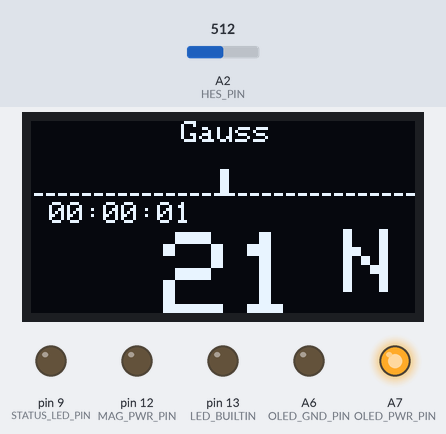
Recording of a sketch running on a simulated Teensy 4. Shown: 128×64 one-colour display, output pins drawn as LEDs (lit = HIGH). Inputs (shaded band) come from the test bench; at power-on: A2 (HES_PIN) = 512 (analog values on the 0–1023 scale). What the sketch prints to the serial monitor is not drawn.

Above: at 2.7 s.
2.8 s: A2 (HES_PIN) set to 536
At 4.5 s:
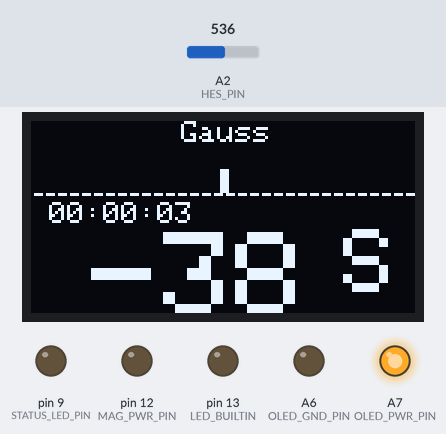
5.8 s: A2 (HES_PIN) set to 990
At 7.5 s:
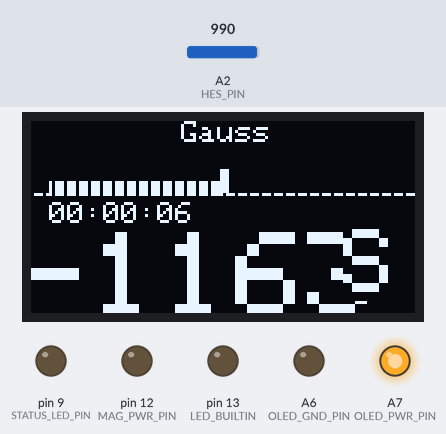
8.2 s: A2 (HES_PIN) set to 1021
At 9.5 s:
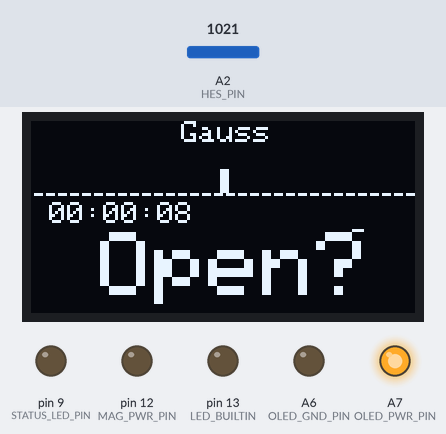
11.2 s: A2 (HES_PIN) set to 306
At 12.5 s:
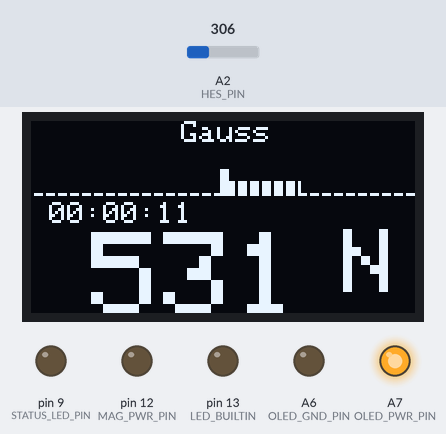
Timing chart, 0 to 13.8 s (numbered marks = the images above; inputs shaded):
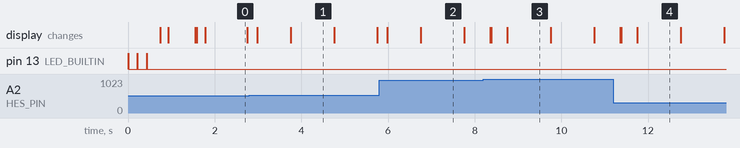

The sketch:

ds_gaussMeter.ino
```cpp
/*  @name make a gaussmeter from a linear Hall-Effect Sensor, analog out
    @description Usethe Allegro A1308 1.3mV/G lowest sensitivity available for highest flux range
                 Uses the Teensy 3.2 and 128x64 I2C OLED
    todo:
        add a button input for user to zero the offset
        add a photo of device and a schematic to git repo
*/

#ifndef ARDUINO_H
#include <arduino.h>
#endif
#ifndef SPI_H
#include <SPI.h>
#endif
#ifndef WIRE_H
#include <Wire.h>
#endif

#include <Adafruit_GFX.h>       // https://learn.adafruit.com/adafruit-gfx-graphics-library/graphics-primitives
#include <Adafruit_SSD1306.h>   // OLED display
// printing shortcuts
#define P   Serial.print
#define Pf  Serial.printf
#define Pln Serial.println

/////////////////////////////// User Settings //////////////////////////////////////////////////
const String   TITLE         = "Gauss Meter";
const String   VERSION_NUM   = "v1.2.2";    // removed unused code
const uint16_t LED_INTERVAL  = 1000;
const uint16_t HES_INTERVAL  = 5;           // fast output rate to capture changing field
const uint16_t OLED_INTERVAL = 200;
const bool     CONSOLE_FLAG  = 1;           // Route readings to standard output port
const bool     OLED_TIME_FLAG = 1;          // include elapsed time on oled screen
const bool     TESLA_UNITS_FLAG = 0;        // Gauss/Teslas
////////////////////////////////////////////////////////////////////////////////////////////////

const uint8_t HES_PIN        = A2;          // IN  analog Hall Effect Sensor
const uint8_t STATUS_LED_PIN =  9;          // OUT PWM
const uint8_t OLED_RESET_PIN = -1;          // none on board
const uint8_t MAG_PWR_PIN    = 12;
const uint8_t OLED_PWR_PIN   = 21;          // powered from adjacent I/O pins for easy mounting
const uint8_t OLED_GND_PIN   = 20;          //    "

// font sizes
const uint8_t SMALL  = 1;
const uint8_t MED    = 2;
const uint8_t LARGE  = 3;
const uint8_t XLARGE = 4;

const uint16_t status_led_flash_duration = 12;
const uint16_t ADC_MAX_VAL = 16;            // number of bits
const float    HES_SENSITIVITY = 1.3e-3;    // PN A1308:1.3mV/G
const float    G_scale = -1 * 1 / HES_SENSITIVITY; // polarity and sensor's sensitivity
const float    ofst = (42-21) * HES_SENSITIVITY; // observed for each sensor
const float    V_ref = 3.297;
const float    alpha = 0.70;                // filter smoothing factor

char msg[40];                               // container for print strings
char pole[2];
String units_string = "";

uint32_t total_sec = 0;                     // 136 yrs worth of seconds

elapsedMillis since_sec     = 0;            // ms to count a sec
elapsedMillis since_hes     = 0;
elapsedMillis since_oled    = 0;
elapsedMillis since_led     = 0;

Adafruit_SSD1306 display(128, 64, &Wire, OLED_RESET_PIN);   // create instance

///
void setup() {
    pinMode(OLED_GND_PIN, OUTPUT);
    pinMode(OLED_PWR_PIN, OUTPUT);
    digitalWrite(OLED_GND_PIN, 0);
    digitalWrite(OLED_PWR_PIN, 1);
    initializeStuff();                      // IO pin states, serial comm
    readHES(HES_PIN);                       // stabilize initial reading
    delay(200);
}

///
void loop() {
    static float V;                                 // Voltage
    static float V_prev = 0;                        // keep for 1st order filter
    static float G;                                 // flux (Gauss)
    float T;                                        // flux (Tesla)
    if (since_hes >= HES_INTERVAL) {                // make flux measurement
        since_hes = 0;

        uint16_t adc = analogRead(HES_PIN);         // read Hall-effect sensor with ADC
        V = V_ref * (float)adc / pow(2, ADC_MAX_VAL);  // convert to voltage
        V = V * alpha + V_prev * (1 - alpha);       // filter it
        V_prev = V;

        G = G_scale * (V - (V_ref / 2) - ofst);     // mid value is 0 flux; North = positive
        if (abs(G) < 2.0)
            G = 0.0001;                             // ignore small fluctuations near zero
        T = G/10000;

        if (TESLA_UNITS_FLAG == 0)
            Pf("  %5.1f G \n", G);                  // print in Gauss units
        else
            Pf("  %5.1f mT \n", 1000*T);            // print in mT units
    }

    if (since_oled >= OLED_INTERVAL) {              // update OLED screen
        since_oled = 0;
        oledUpdateValue(G);
    }

    if (since_sec >= 1000) {
        since_sec = 0;
        total_sec ++;
        uint16_t sec  = total_sec % 60;
        uint16_t hour = total_sec / 3600;
        uint16_t min  = (total_sec % 3600)/60;
        if (OLED_TIME_FLAG) {                       // display elapsed time since power-up
            display.setTextSize(SMALL);
            display.setCursor(0, 27);
            sprintf(msg, " %02d:%02d:%02d", hour, min, sec);
            display.print(msg);
        }
    }
}   // end of loop


/* Functions */

/// read hall effect sensor
float readHES(byte addr) {
    byte N = 8;                     // read N times
    int t  = 200;                   // delay between reads
    uint16_t adc = readADC(addr, N, t);
    return (float)adc;
}

/// read from internal ADC
uint16_t readADC(byte addr, byte N, int t) {
    uint32_t adc = 0;
    for (int i = 0; i < N; i++) {
        adc += analogRead(addr);
        delayMicroseconds(t);
    }
    adc /= N;
    return (uint16_t)adc;
}

///
void oledUpdateValue( float G) {
// read flux
// a high value means open probe
// use global units flag to convert to Tesla if set
    pole[1] = '\0';                             // display N or S
    // print Gauss value
    display.setTextSize(XLARGE);
    display.setCursor(-4, 37);

    if (abs(G) < 1200) {                        // high value
        oledDrawBarGraph(G);
        if (TESLA_UNITS_FLAG == 0)
            sprintf(msg, "%4.0f ", G);
        else
            sprintf(msg, "%5.1f mT", 1000*(G/10000));
        display.print(msg);
        display.setTextSize(LARGE);
        display.setCursor(104, 36);             // on bottom row of pixels
        // print the pole (negative = South)
        if (abs(G) <= 2.0)  pole[0] = ' ';
        else if (G > 0)     pole[0] = 'N';
        else if (G < 0)     pole[0] = 'S';
        display.print(pole);
    }
    else {              // a high value with a pulldn resistor indicates probe not connected
        oledDrawBarGraph(0);
        sprintf(msg, "     ");                  // erase prev value
        display.print(msg);
        display.setTextSize(LARGE);
        display.setCursor(5, 37);
        sprintf(msg, " Open?   ");
        display.print(msg);
        display.setCursor(111, 36);             // on bottom row of pixels
        pole[0] = ' ';
        display.print(pole);
    }
    display.display();                          // update the screen
}

///
void oledDrawBarGraph(int val) {
    byte SCRN_W = 128;
    byte SCRN_W2 = SCRN_W / 2;
    byte TOP = 20;
    byte HT  = 5;
    // scale bar width to max Gauss range
    int w = map(int(abs(val)), 1, (V_ref/2 / HES_SENSITIVITY), 0, SCRN_W2); // ~ +-1200G
    display.fillRect(0, TOP, SCRN_W, HT - 0, 0);                // blank the rows
    for (int i = 0; i < SCRN_W; i++) {
        display.drawLine(i, TOP + HT - 1, i, TOP + HT - 1, (i % 4 > 0)); // draw H axis
    }
    display.fillRect(SCRN_W2 - 1, TOP - 4, 3, HT + 3,  1);        // center mark
    // draw a bunch of short vertical lines to make bar graph
    if (val >= 0) { // NORTH
        for (int i = 0; i < w; i++) {
            display.drawLine(i + SCRN_W2, TOP, i + SCRN_W2, TOP + HT - 1, (i == 0 || i % 4 > 0));
        }
    }
    else {          // SOUTH
        // for (int i = w; i=0; i--) {
        for (int i = 0; i < w; i++) {
            display.drawLine(SCRN_W2 - i - 1, TOP, SCRN_W2 - i - 1, TOP + HT - 1, (i == 0 || i % 4 > 0));
        }
    }
    display.display();
}

/// LED indicates program has started
void splashLED(uint8_t pin, uint8_t n) {
    for (uint8_t i = 0; i < n; i++) {
        digitalWriteFast(pin, 1);
        delay(15);
        digitalWriteFast(pin, 0);
        delay(200);
    }
    delay(100);
}

///
void initOled() {
    // oled setup
    // SSD1306_SWITCHCAPVCC = generate display voltage from 3.3V internally
    if (!display.begin(SSD1306_SWITCHCAPVCC, 0x3C)) { // Address 0x3C for 128x32
        delay(800);
        Serial.println(F("OLED:   SSD1306 allocation failed."));
    }
    else
        Serial.println("OLED:   initialized");
    display.setTextWrap(false);
    display.setTextColor(WHITE, BLACK);
    display.clearDisplay();
    display.display();
    delay(100);
}

///
void initializeStuff() {
    pinMode(STATUS_LED_PIN, OUTPUT);
    pinMode(LED_BUILTIN, OUTPUT);
    pinMode(MAG_PWR_PIN, OUTPUT);
    // set matching resolutions for ADC & DAC
    analogReadResolution(ADC_MAX_VAL);     // actual ADC resolution is 10 on T3.2
    analogWriteResolution(ADC_MAX_VAL);    // actual internal DAC is 12 on T3.2
    // set faster PWM clock                   https://www.pjrc.com/teensy/td_pulse.html
    analogWriteFrequency(4, 93750 );       // Hz (much faster clock to avoid flickering or audio whine
    analogWriteResolution(8);              // analogWrite value 0 to 2^N-1, or 2^N for steady ON

    if (TESLA_UNITS_FLAG == 0) units_string = " Gauss";
    else units_string = "mTeslas";
    splashLED(LED_BUILTIN, 3);
    // set up OLED display
    initOled();
    // print title and version
    display.setTextSize(MED);
    display.setCursor(0, 0);
    display.print(TITLE);
    display.setCursor(24, 32);
    display.print(VERSION_NUM);
    display.display();
    delay(400);
    display.clearDisplay();
    display.setTextSize(SMALL);
    display.setCursor(44, 0);               // meter display title
    display.print(units_string);

    // initialize console Serial port
    Serial.begin(115200);
    while (!Serial && (millis() < 5000)) {} // include timeout if print console isn't opened
    P(F("USB Serial port initialized.\n"));

    // print configuration
    P("Version:     ");
    Pln(VERSION_NUM);
    Pf("Sensitivity: %3.1fmV/G\n", 1000*HES_SENSITIVITY);
    Pf("G_scale:     %5.1f \n", G_scale);
    Pf("Offset:      %5.3fV\n", ofst);
    Pf("V_ref:       %5.3fV\n", V_ref);
    P ("Units:       ");
    Pln(units_string);
}

/// EOF
```

Measured:
- the behaviour switches between 521 and 522 on A2 (HES_PIN) (found by bisection; images 0 and 1)
- the behaviour switches between 1004 and 1005 on A2 (HES_PIN) (found by bisection; images 2 and 3)
- after the input at 2.8 s, the display: first changes after 0.18 s (image 1 shows a later state)
- after the input at 8.2 s, the display: first differs from a run without the input after 0.18 s (image 3 shows a later state)
- what the display in image 0 shows lasts 1.0 s, from 1.8 s to 2.8 s
